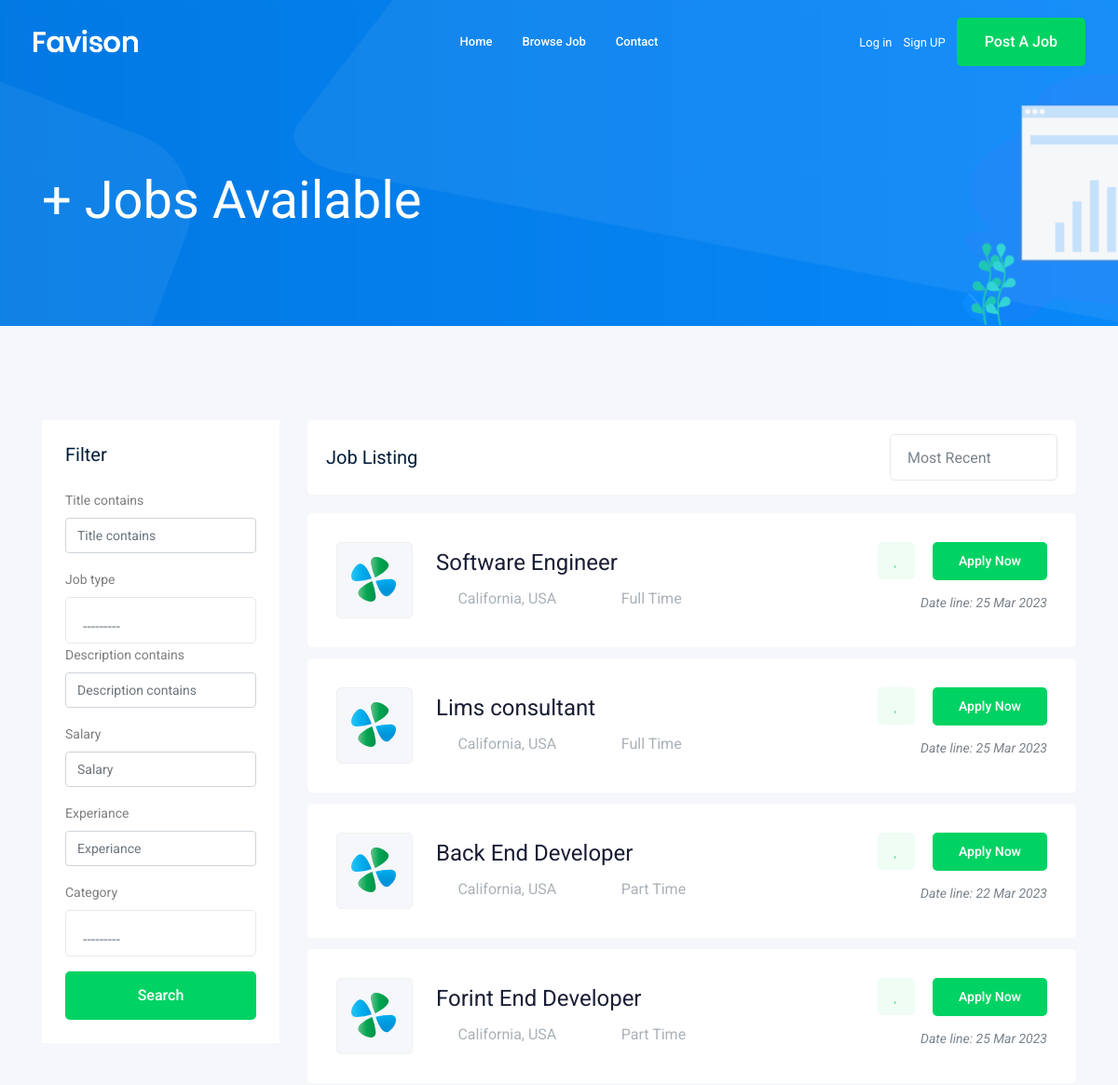
The app's page /jobs/ (upper part), older data.
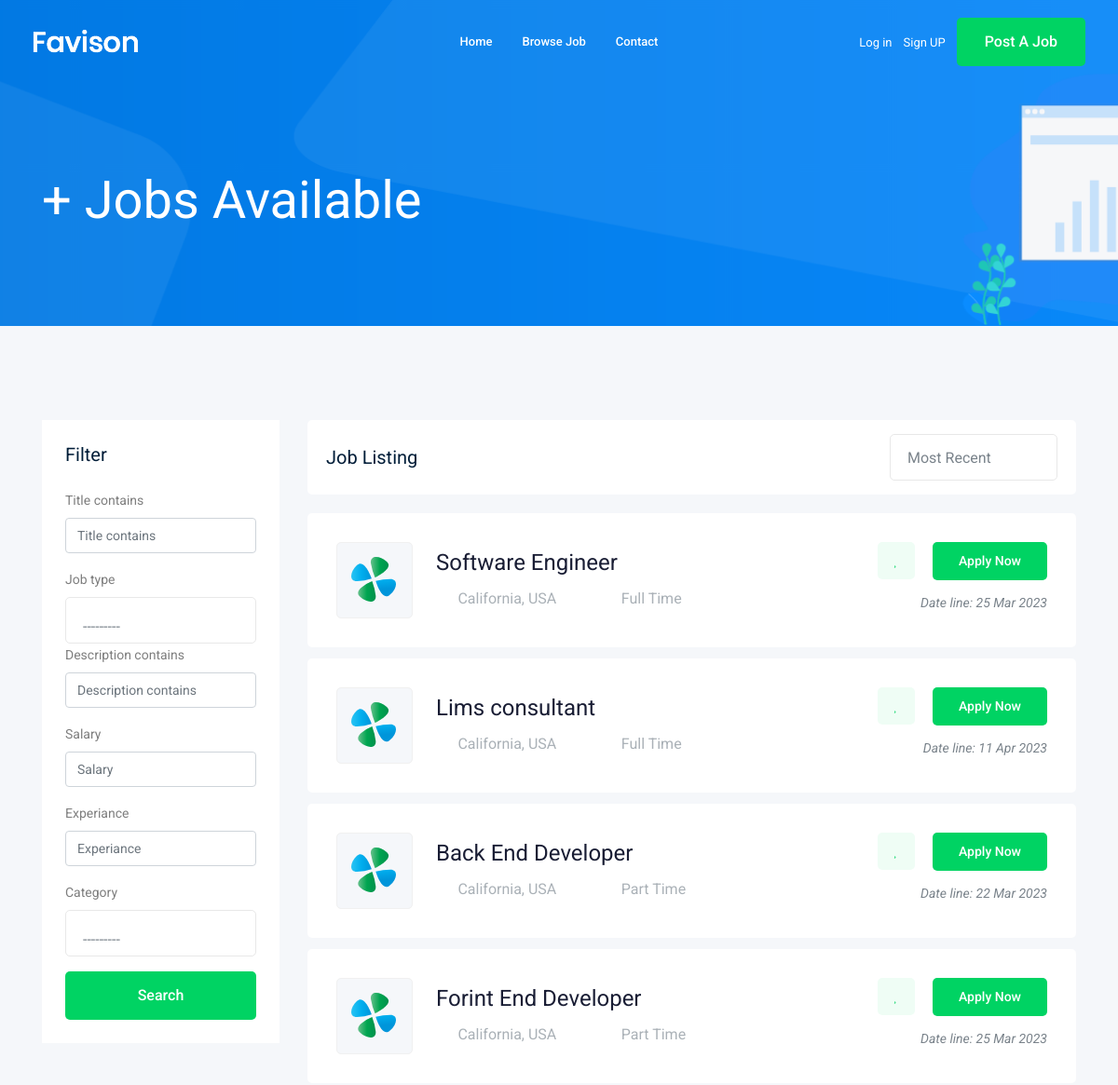
The same page, newer data.
### job/models.py (models this page shows, shortened)
class JOb(models.Model): #Table in DB
    Owner = models.ForeignKey(User, verbose_name=("Job_owner"), on_delete=models.CASCADE)
    title = models.CharField(max_length=100) # Column in DB
    Job_type = models.CharField(max_length=15, choices=JOB_TYPE)
    Description = models.TextField(max_length=1000)
    Published_At = models.DateTimeField(auto_now=True)
    Vacancy = models.IntegerField(default=1)
    Salary = models.IntegerField(default=0)
    Experiance = models.IntegerField(default=1)
    category = models.ForeignKey('Category',on_delete=models.CASCADE)
    image = models.ImageField(upload_to=Image_upload)
    slug = models.SlugField(blank=True , null=True)
    def __str__(self):
        return self.title

### job/views.py (the view)
def job_list(resquest):
    job_list = JOb.objects.all()
    myFilter = JobFilter(resquest.GET,queryset=job_list)
    job_list = myFilter.qs
    paginator = Paginator(job_list, 4)
    page_number = resquest.GET.get('page')
    page_obj = paginator.get_page(page_number)
    context = {'jobs' : page_obj , 'myFilter' : myFilter}
    return render(resquest,"job/job_list.html",context)

### job/models.py (called while the page is built)
    def __str__(self):
        return self.Name

### job/templates/job/job_list.html (shortened to what the changed rows need)
{% extends 'base.html' %}
{% load bootstrap4 %}
{% block body %}
    <div class="job_listing_area plus_padding">
        <div class="container">
            <div class="row">
                <div class="col-lg-9">
                    <div class="job_lists m-0">
                        <div class="row">
                            {% for job in jobs %}
                                <div class="col-lg-12 col-md-12">
                                    <div class="single_jobs white-bg d-flex justify-content-between">
                                        <div class="jobs_left d-flex align-items-center">
                                            <div class="thumb">
                                                <img src="img/svg_icon/1.svg" alt="">
                                            </div>
                                            <div class="jobs_conetent">
                                                <a href="{% url 'jobs:job_detail' job.slug %}"><h4>{{job}}</h4></a>
                                                <div class="links_locat d-flex align-items-center">
                                                    <div class="location">
                                                        <p> <i class="fa fa-map-marker"></i> California, USA</p>
                                                    </div>
                                                    <div class="location">
                                                        <p> <i class="fa fa-clock-o"></i>{{job.Job_type}}</p>
                                                    </div>
                                                </div>
                                            </div>
                                        </div>
                                        <div class="jobs_right">
                                            <div class="apply_now">
                                                <a class="heart_mark" href="#"> <i class="fa fa-heart"></i> </a>
                                                <a href="{% url 'jobs:job_detail' job.slug %}" class="boxed-btn3">Apply Now</a>
                                            </div>
                                            <div class="date">
                                                <p>Date line: {{job.Published_At|date:'d M o'}}</p>
                                            </div>
                                        </div>
                                    </div>
                                </div>
                            {% endfor %}
                        </div>
                    </div>
                </div>
            </div>
        </div>
    </div>
{% endblock body %}

Row changes from the older to the newer data that the page shows:
changed JOb "Lims consultant": Published_At "25 Mar 2023" → "11 Apr 2023"
